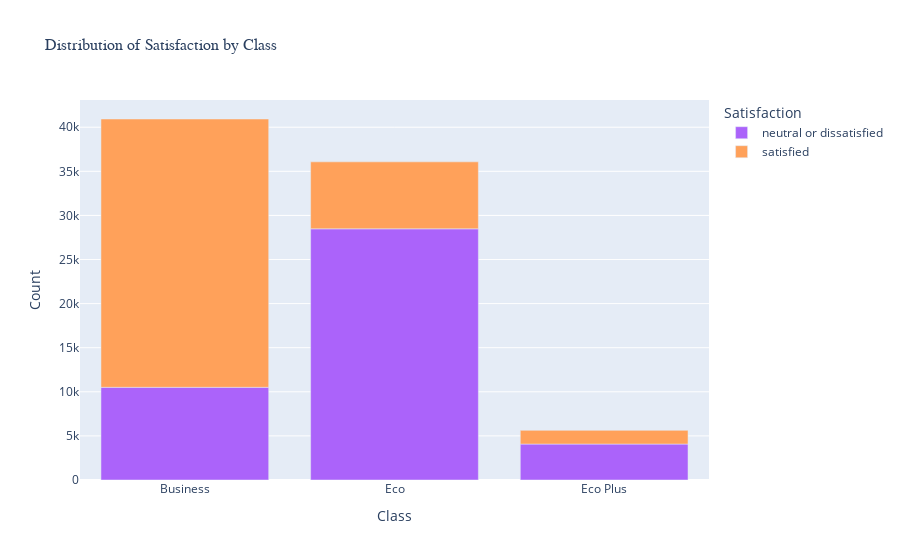

Notebook source saved alongside this figure:
### Code cell
class_satisfaction_counts = df.groupby('Class')['satisfaction'].value_counts().unstack().reset_index()
melted_df = class_satisfaction_counts.melt(id_vars='Class', var_name='Satisfaction', value_name='Count')

fig = px.bar(melted_df, x='Class', y='Count', color='Satisfaction',
             color_discrete_map={'Neutral': '#FFA07A', 'Satisfied': '#FF6347', 'Very Dissatisfied': '#FF4500'},
             labels={'Count': 'Count', 'Class': 'Class', 'Satisfaction': 'Satisfaction'},
             title='Distribution of Satisfaction by Class',
             height=600)
fig.update_layout(
    xaxis_title='Class',
    yaxis_title='Count',
    legend_title='Satisfaction',
    xaxis_title_font_size=14,
    yaxis_title_font_size=14,
    title_font_size=16,
    title_font_family='Arial'
)

### Figure 1 — Plotly figure (JSON) as saved in the notebook; plotly's stock layout.template omitted (floating-point values rounded to 4 significant figures)
{"data": [{"alignmentgroup": "True", "hovertemplate": "Satisfaction=neutral or dissatisfied<br>Class=%{x}<br>Count=%{y}<extra></extra>", "legendgroup": "neutral or dissatisfied", "marker": {"color": "#ab63fa", "pattern": {"shape": ""}}, "name": "neutral or dissatisfied", "offsetgroup": "neutral or dissatisfied", "orientation": "v", "showlegend": true, "textposition": "auto", "type": "bar", "x": ["Business", "Eco", "Eco Plus"], "xaxis": "x", "y": [10510, 28481, 4076], "yaxis": "y"}, {"alignmentgroup": "True", "hovertemplate": "Satisfaction=satisfied<br>Class=%{x}<br>Count=%{y}<extra></extra>", "legendgroup": "satisfied", "marker": {"color": "#FFA15A", "pattern": {"shape": ""}}, "name": "satisfied", "offsetgroup": "satisfied", "orientation": "v", "showlegend": true, "textposition": "auto", "type": "bar", "x": ["Business", "Eco", "Eco Plus"], "xaxis": "x", "y": [30423, 7593, 1554], "yaxis": "y"}], "layout": {"autosize": true, "barmode": "relative", "legend": {"title": {"text": "Satisfaction"}, "tracegroupgap": 0}, "title": {"font": {"family": "Arial", "size": 16}, "text": "Distribution of Satisfaction by Class"}, "xaxis": {"anchor": "y", "autorange": true, "domain": [0, 1], "range": [-0.5, 2.5], "title": {"font": {"size": 14}, "text": "Class"}, "type": "category"}, "yaxis": {"anchor": "x", "autorange": true, "domain": [0, 1], "range": [0, 43090.0], "title": {"font": {"size": 14}, "text": "Count"}, "type": "linear"}}}
